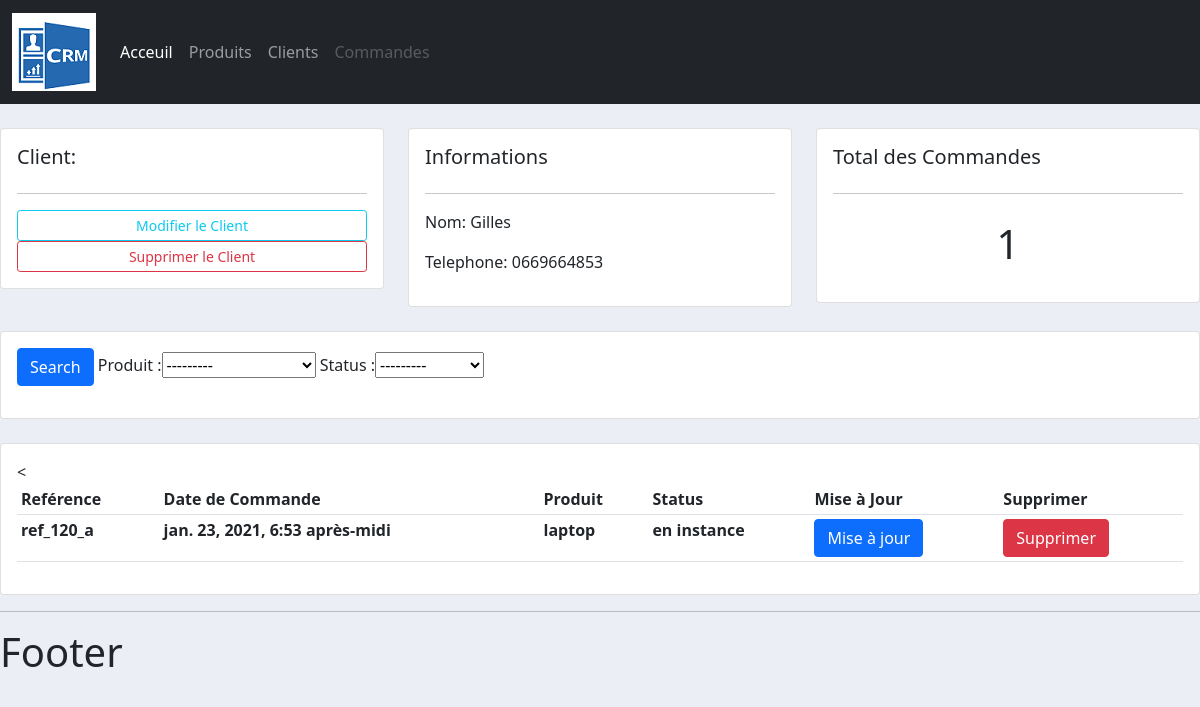
Screenshot of /client/1 with the database file from the repository.
### client/models.py (models this page shows, shortened)
class Client(models.Model):
    nom = models.CharField(max_length=200, null=True)
    telephone = models.CharField(max_length=200,null=True)
    date_creation = models.DateTimeField(auto_now_add=True,null=True)

### commande/models.py (models this page shows, shortened)
class Commande(models.Model):
    STATUS = (('en instance', 'en instance'),
              ('non livré', 'non livré'),
              ('livré', 'livré'))
    client = models.ForeignKey(Client,null=True,on_delete=models.SET_NULL)
    produit = models.ForeignKey(Produit, null=True, on_delete=models.SET_NULL)
    reference_commande = models.CharField(max_length=200, null=True)
    status = models.CharField(max_length=200, null= True,choices=STATUS)
    date_creation = models.DateTimeField(auto_now_add=True,null=True)

### produit/models.py (models this page shows)
class Produit(models.Model):
    nom = models.CharField(max_length=200, null=True)
    prix = models.FloatField(null=True)
    date_creation = models.DateTimeField(auto_now_add=True, null=True)
    tag = models.ManyToManyField(Tag)
    def __str__(self):
        return self.nom

### client/views.py (the view)
# urls.py: path('/<str:pk>',views.list_client, name="client"),
def list_client(request,pk):
    client = Client.objects.get(id=pk)
    commande = client.commande_set.all()
    commande_total = commande.count()
    myfilter = CommandeFiltre(request.GET,queryset=commande)
    commande = myfilter.qs
    context={'client':client, 'commande':commande, 'commande_total':commande_total, 'myfilter':myfilter}
    return render(request,'client/list_client.html',context)

### templates/client/list_client.html
{% extends 'main.html' %}
{% block content %}
   	<br>
<div class="row">
	<div class="col-md">
		<div class="card card-body">
			<h5>Client:</h5>
			<hr>
			<a class="btn btn-outline-info  btn-sm btn-block" href="">Modifier le Client</a>
			<a class="btn btn-outline-danger  btn-sm btn-block" href="">Supprimer le Client</a>
		</div>
	</div>
	<div class="col-md">
		<div class="card card-body">
			<h5>Informations</h5>
			<hr>
			<p>Nom: {{client.nom}} </p>
			<p>Telephone: {{client.telephone}}</p>
		</div>
	</div>
	<div class="col-md">
		<div class="card card-body">
			<h5>Total des Commandes</h5>
			<hr>
			<h1 style="text-align: center;padding: 10px">{{commande_total}}</h1>
		</div>
	</div>
</div>
<br>
<div class="row">
	<div class="col">
		<div class="card card-body">
			<form method="get">
		    <button class="btn btn-primary" type="submit">Search</button>
				{{myfilter.form}}
		  </form>
		</div>
	</div>
</div>
<br>
<div class="row">
	<div class="col-md">
		<div class="card card-body">
			<table class="table table-sm">
				<tr>
					<th>Reférence</th>
					<th>Date de Commande</th>
					<th>Produit</th>
					<th>Status</th>
					<th>Mise à Jour</th>
					<th>Supprimer</th>
				</tr>
			{% for commande in commande %}
				<tr>
					<th>{{commande.reference_commande}}</th>
					<th>{{commande.date_creation}}</th>
					<th>{{commande.produit}}</th>
					<th>{{commande.status}}</th>
					<<th><a href="{% url 'modifier_commande' commande.id %}" class="btn btn-primary">Mise à jour</a></th>
					<th><a href="{% url 'supprimer_commande' commande.id %}" class="btn btn-danger">Supprimer</a></th>
					</tr>
			{% endfor %}
			</table>
		</div>
	</div>
</div>
{% endblock %}

### static/css/main.css (style rules this page uses)
body { background-color: #ebeff5; }

### rows the page displays
Client: nom "Gilles", telephone "0669664853"
Commande: reference_commande "ref_120_a", date_creation "jan. 23, 2021, 6:53 après-midi", produit "laptop", status "en instance"

### other values shown
{{ commande_total }} "1"
